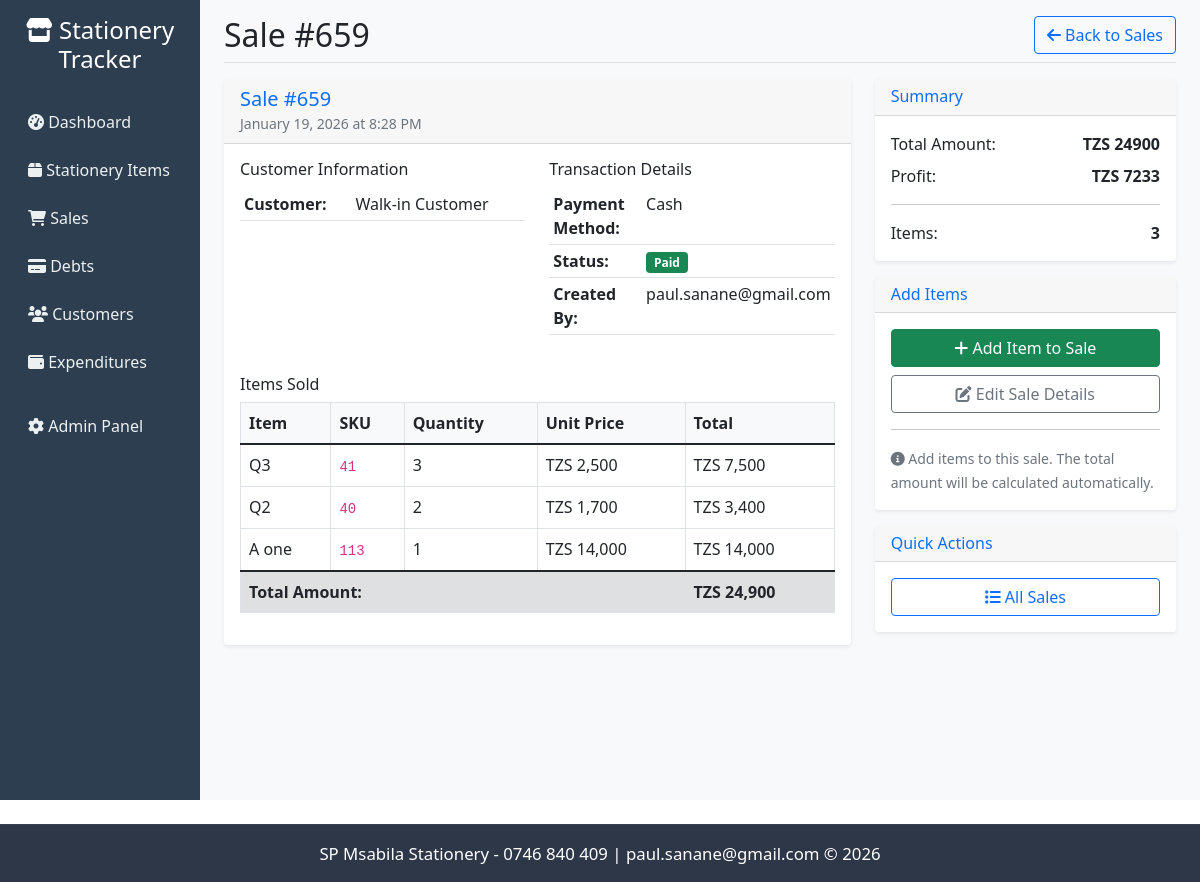
Page /sales/659/ on the committed database.
### tracker/models.py (models this page shows, shortened)
class Sale(models.Model):
    PAYMENT_CHOICES = [
        ('cash', 'Cash'),
        ('card', 'Card'),
        ('bank_transfer', 'Bank Transfer'),
        ('credit', 'Credit'),
    ]
    customer = models.ForeignKey(Customer, on_delete=models.SET_NULL, null=True, blank=True)
    sale_date = models.DateTimeField(auto_now_add=True)
    total_amount = models.DecimalField(max_digits=10, decimal_places=2, default=0.00, validators=[MinValueValidator(Decimal('0.00'))])
    payment_method = models.CharField(max_length=20, choices=PAYMENT_CHOICES, default='cash')
    is_paid = models.BooleanField(default=True)
    notes = models.TextField(blank=True)
    created_by = models.ForeignKey(User, on_delete=models.SET_NULL, null=True)
    class Meta:
        ordering = ['-sale_date']
    @property
    def profit(self):
        items = list(self.items.all())
        if items:
            total_cost = sum(item.item.cost_price * item.quantity for item in items)
            return self.total_amount - total_cost

class SaleItem(models.Model):
    sale = models.ForeignKey(Sale, on_delete=models.CASCADE, related_name='items')
    item = models.ForeignKey(StationeryItem, on_delete=models.CASCADE)
    quantity = models.PositiveIntegerField(validators=[MinValueValidator(1)])
    unit_price = models.DecimalField(max_digits=10, decimal_places=2, validators=[MinValueValidator(Decimal('0.01'))])
    total_price = models.DecimalField(max_digits=10, decimal_places=2, validators=[MinValueValidator(Decimal('0.01'))])
    class Meta:
        unique_together = ['sale', 'item']

class StationeryItem(models.Model):
    name = models.CharField(max_length=200)
    description = models.TextField(blank=True)
    category = models.ForeignKey(Category, on_delete=models.CASCADE, related_name='items')
    sku = models.CharField(max_length=50, unique=True, help_text="Stock Keeping Unit")
    unit_price = models.DecimalField(max_digits=10, decimal_places=2, validators=[MinValueValidator(Decimal('0.01'))])
    cost_price = models.DecimalField(max_digits=10, decimal_places=2, validators=[MinValueValidator(Decimal('0.01'))])
    stock_quantity = models.PositiveIntegerField(default=0)
    minimum_stock = models.PositiveIntegerField(default=0, help_text="Minimum stock level before reorder")
    supplier = models.CharField(max_length=200, blank=True)
    created_at = models.DateTimeField(auto_now_add=True)
    updated_at = models.DateTimeField(auto_now=True)
    is_active = models.BooleanField(default=True)
    class Meta:
        ordering = ['name']

### tracker/views.py (the view)
# urls.py: path('sales/<int:pk>/', views.sale_detail, name='sale_detail'),
def sale_detail(request, pk):
    sale = get_object_or_404(Sale, pk=pk)
    sale_items = sale.items.select_related('item')
    context = {
        'sale': sale,
        'sale_items': sale_items,
    }
    return render(request, 'tracker/sale_detail.html', context)

### templates/tracker/sale_detail.html (shortened to what this page needs)
{% extends 'base.html' %}
{% load humanize tz %}
{% block page_title %}Sale #{{ sale.id }}{% endblock %}
{% block page_actions %}
<div class="btn-group" role="group">
    <a href="{% url 'sales_list' %}" class="btn btn-outline-primary">
        <i class="fas fa-arrow-left"></i> Back to Sales
    </a>
</div>
{% endblock %}
{% block content %}
<div class="row">
    <div class="col-md-8">
        <div class="card">
            <div class="card-header">
                <h5 class="m-0 font-weight-bold text-primary">Sale #{{ sale.id }}</h5>
                <small class="text-muted">{{ sale.sale_date|localtime|date:"F d, Y \a\t g:i A" }}</small>
            </div>
            <div class="card-body">
                <div class="row mb-4">
                    <div class="col-md-6">
                        <h6>Customer Information</h6>
                        <table class="table table-sm">
                            <tr>
                                <td><strong>Customer:</strong></td>
                                <td>{{ sale.customer.name|default:"Walk-in Customer" }}</td>
                            </tr>
                        </table>
                    </div>
                    <div class="col-md-6">
                        <h6>Transaction Details</h6>
                        <table class="table table-sm">
                            <tr>
                                <td><strong>Payment Method:</strong></td>
                                <td>{{ sale.get_payment_method_display }}</td>
                            </tr>
                            <tr>
                                <td><strong>Status:</strong></td>
                                <td>
                                    {% if sale.is_paid %}
                                        <span class="badge bg-success">Paid</span>
                                    {% else %}
                                        <span class="badge bg-warning">Unpaid</span>
                                    {% endif %}
                                </td>
                            </tr>
                            <tr>
                                <td><strong>Created By:</strong></td>
                                {% if sale.created_by %}
                                <td>{{ sale.created_by.get_full_name|default:sale.created_by.username }}</td>
                                {% else %}
                                <td>-</td>
                                {% endif %}
                            </tr>
                        </table>
                    </div>
                </div>
                <h6>Items Sold</h6>
                <div class="table-responsive">
                    <table class="table table-bordered">
                        <thead>
                            <tr>
                                <th>Item</th>
                                <th>SKU</th>
                                <th>Quantity</th>
                                <th>Unit Price</th>
                                <th>Total</th>
                            </tr>
                        </thead>
                        <tbody>
                            {% for item in sale_items %}
                            <tr>
                                <td>{{ item.item.name }}</td>
                                <td><code>{{ item.item.sku }}</code></td>
                                <td>{{ item.quantity }}</td>
                                <td>TZS {{ item.unit_price|floatformat:0 |intcomma}}</td>
                                <td>TZS {{ item.total_price|floatformat:0 |intcomma}}</td>
                            </tr>
                            {% endfor %}
                        </tbody>
                        <tfoot>
                            <tr class="table-active">
                                <th colspan="4">Total Amount:</th>
                                <th>TZS {{ sale.total_amount|floatformat:0 |intcomma}}</th>
                            </tr>
                        </tfoot>
                    </table>
                </div>
            </div>
        </div>
    </div>
    <div class="col-md-4">
        <div class="card">
            <div class="card-header">
                <h6 class="m-0 font-weight-bold text-primary">Summary</h6>
            </div>
            <div class="card-body">
                <div class="d-flex justify-content-between mb-2">
                    <span>Total Amount:</span>
                    <strong>TZS {{ sale.total_amount|floatformat:0 }}</strong>
                </div>
                <div class="d-flex justify-content-between mb-2">
                    <span>Profit:</span>
                    <strong>TZS {{ sale.profit|floatformat:0 }}</strong>
                </div>
                <hr>
                <div class="d-flex justify-content-between">
                    <span>Items:</span>
                    <strong>{{ sale_items.count }}</strong>
                </div>
            </div>
        </div>
        <div class="card mt-3">
            <div class="card-header">
                <h6 class="m-0 font-weight-bold text-primary">Add Items</h6>
            </div>
            <div class="card-body">
                <div class="d-grid gap-2">
                    <a href="{% url 'add_sale_item' sale.pk %}" class="btn btn-success">
                        <i class="fas fa-plus"></i> Add Item to Sale
                    </a>
                    <a href="/admin/tracker/sale/{{ sale.id }}/change/" class="btn btn-outline-secondary">
                        <i class="fas fa-edit"></i> Edit Sale Details
                    </a>
                </div>
                <hr>
                <small class="text-muted">
                    <i class="fas fa-info-circle"></i>
                    Add items to this sale. The total amount will be calculated automatically.
                </small>
            </div>
        </div>
        <div class="card mt-3">
            <div class="card-header">
                <h6 class="m-0 font-weight-bold text-primary">Quick Actions</h6>
            </div>
            <div class="card-body">
                <div class="d-grid gap-2">
                    <a href="{% url 'sales_list' %}" class="btn btn-outline-primary">
                        <i class="fas fa-list"></i> All Sales
                    </a>
                </div>
            </div>
        </div>
    </div>
</div>
{% endblock %}

### static/custom.css (style rules this page uses)
.badge { font-size: 0.75em; }

### templates/base.html (style rules this page uses)
.card { border: none; box-shadow: 0 0.125rem 0.25rem rgba(0, 0, 0, 0.075); }
.table th { background-color: #f8f9fa; border-top: none; }
.badge { font-size: 0.75em; }

### rows in the picture
Sale: id "659", sale_date "January 19, 2026 at 8:28 PM", customer.name "Walk-in Customer", payment_method "Cash", created_by.get_full_name "paul.sanane@gmail.com", total_amount "24,900", total_amount "24900", profit "7233"
SaleItem: item.name "Q3", item.sku "41", quantity "3", unit_price "2,500", total_price "7,500"
SaleItem: item.name "Q2", item.sku "40", quantity "2", unit_price "1,700", total_price "3,400"
SaleItem: item.name "A one", item.sku "113", quantity "1", unit_price "14,000", total_price "14,000"

### other values in the picture
{{ sale_items.count }} "3"
